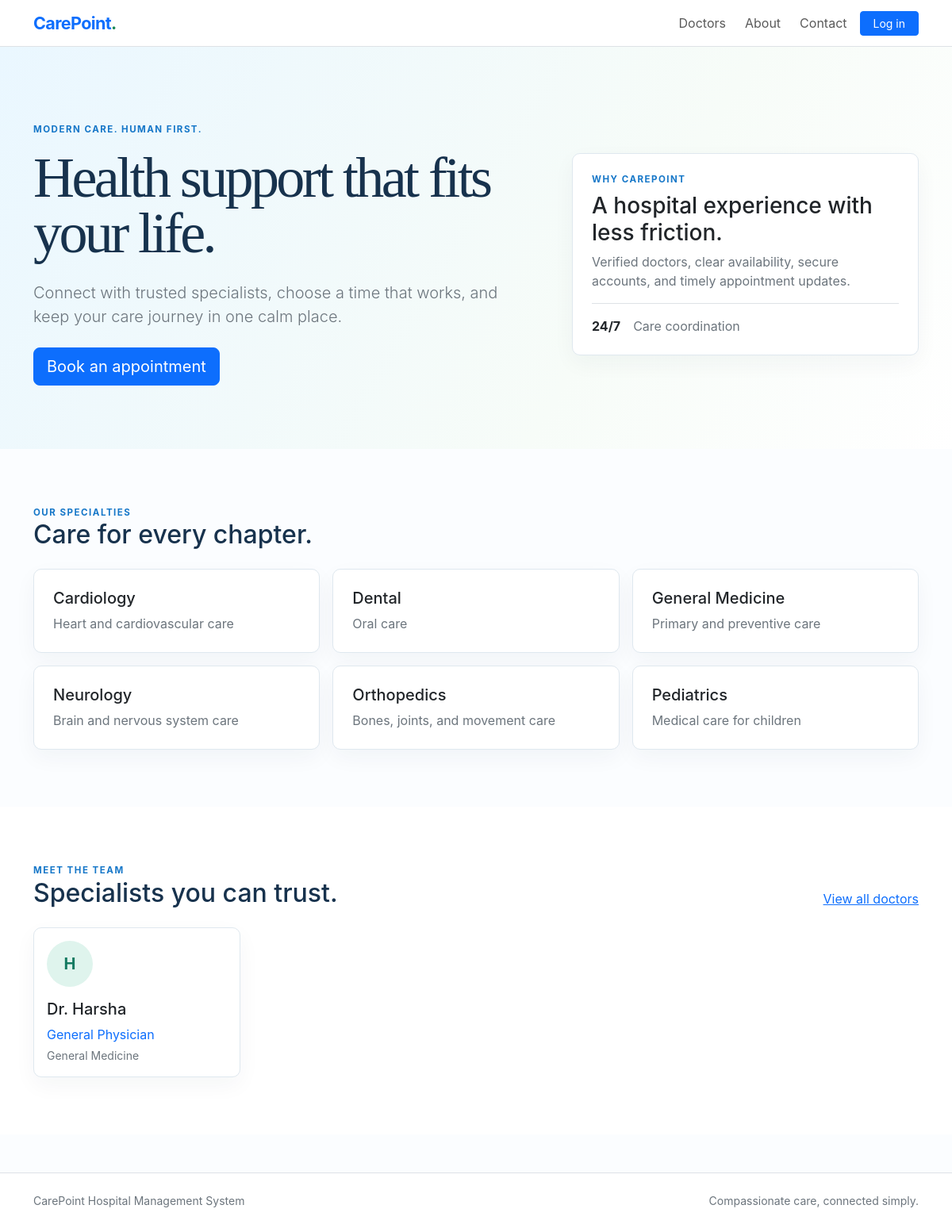
Before: / with the older database file.
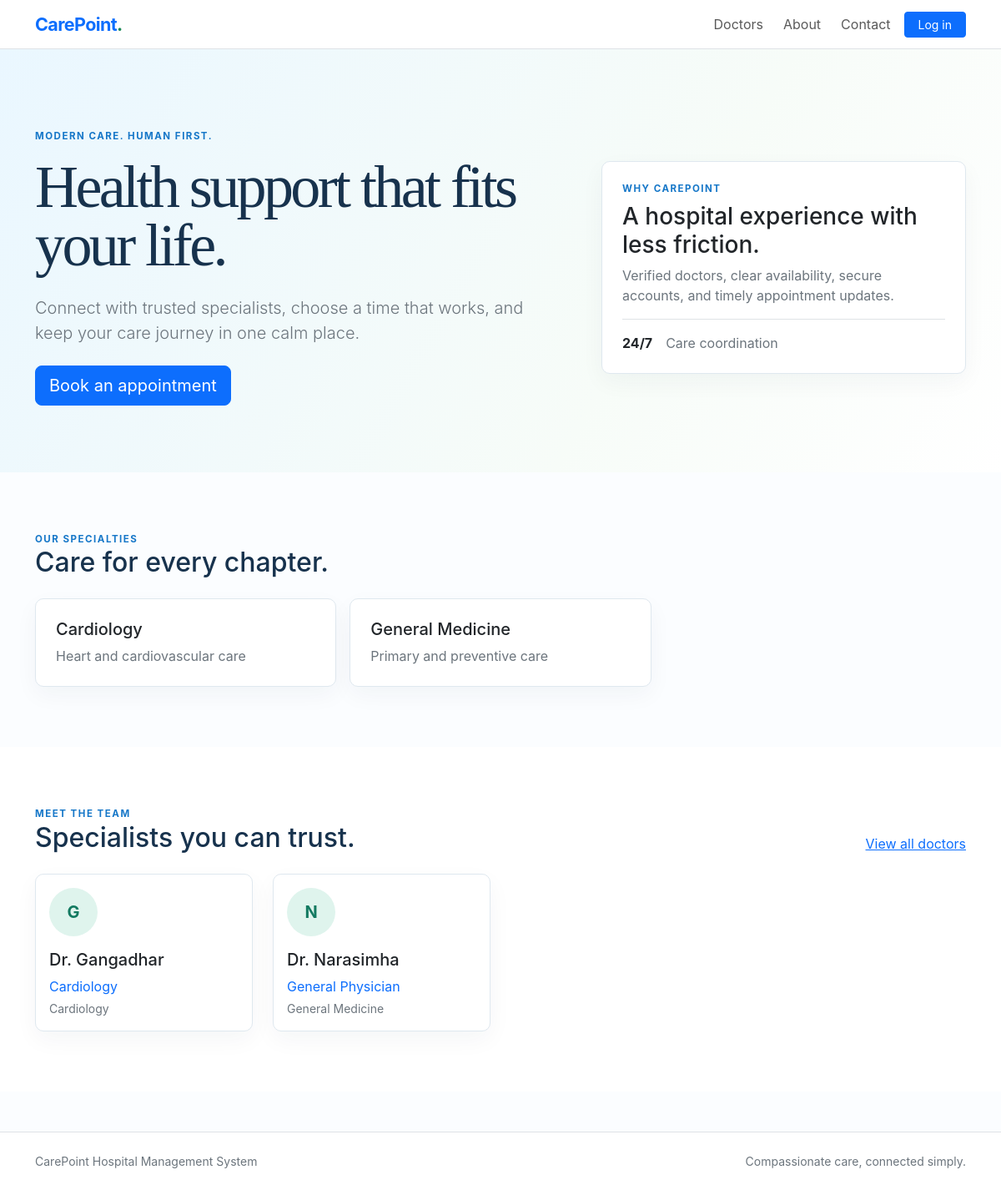
After: the same page with the newer database file.
### tables this page shows
CREATE TABLE departments (
        id INTEGER PRIMARY KEY AUTOINCREMENT,
        name TEXT NOT NULL UNIQUE,
        description TEXT
    );

CREATE TABLE doctors (
        id INTEGER PRIMARY KEY AUTOINCREMENT,
        user_id INTEGER NOT NULL UNIQUE,
        department_id INTEGER NULL,
        specialization TEXT NOT NULL,
        qualification TEXT,
        experience INTEGER NOT NULL DEFAULT 0,
        consultation_fee REAL NOT NULL DEFAULT 0,
        available_days TEXT,
        profile_description TEXT,
        status TEXT NOT NULL DEFAULT 'Active',
        FOREIGN KEY (user_id) REFERENCES users(id) ON DELETE CASCADE,
        FOREIGN KEY (department_id) REFERENCES departments(id) ON DELETE SET NULL
    );

CREATE TABLE users (
        id INTEGER PRIMARY KEY AUTOINCREMENT,
        name TEXT NOT NULL,
        email TEXT NOT NULL UNIQUE,
        phone TEXT NOT NULL,
        password_hash TEXT NOT NULL,
        role TEXT NOT NULL DEFAULT 'patient',
        email_verified BOOLEAN NOT NULL DEFAULT 0,
        status TEXT NOT NULL DEFAULT 'Active',
        created_at TIMESTAMP NOT NULL DEFAULT CURRENT_TIMESTAMP
    );

### routes/main.py (the view)
@main_bp.route("/")
def index():
    doctors = fetch_all(
        """SELECT d.id, u.name, d.specialization, d.qualification, d.experience,
                  dep.name AS department
           FROM doctors d JOIN users u ON u.id = d.user_id
           LEFT JOIN departments dep ON dep.id = d.department_id
           WHERE d.status = 'Active' ORDER BY d.experience DESC LIMIT 4"""
    )
    departments = fetch_all("SELECT id, name, description FROM departments ORDER BY name")
    return render_template("index.html", doctors=doctors, departments=departments)

### db.py (called while the page is built, shortened)
def sqlite_dict_factory(cursor, row):
    d = {}
    for idx, col in enumerate(cursor.description):
        d[col[0]] = row[idx]
    return d

def _get_sqlite_conn():
    conn = sqlite3.connect(SQLITE_DB_PATH)
    conn.row_factory = sqlite_dict_factory
    def dayname(val):
        if not val:
            return None
        try:
            return datetime.strptime(str(val)[:10], '%Y-%m-%d').strftime('%A')
        except Exception:
            return None
    conn.create_function('DAYNAME', 1, dayname)
    conn.create_function('CURDATE', 0, lambda: date.today().isoformat())
    conn.create_function('IF', 3, lambda cond, a, b: a if cond else b)
    _init_sqlite_db(conn)
    return conn

@contextmanager
def get_db():
    db_config = current_app.config.get("DATABASE_CONFIG", {})
    db_type = str(current_app.config.get("DATABASE_TYPE", "sqlite")).strip().lower()
    if db_type in {"", "auto"}:
        db_type = "sqlite"
    if db_type == "sqlite":
        conn = _get_sqlite_conn()
        try:
            yield conn, "sqlite"
        finally:
            conn.close()
        return

@contextmanager
def cursor(dictionary=True):
    with get_db() as (connection, db_type):
        if db_type == "mysql":
            db_cursor = connection.cursor(dictionary=dictionary)
            try:
                yield connection, db_cursor, "mysql"
            finally:
                db_cursor.close()
        else:
            db_cursor = connection.cursor()
            try:
                yield connection, db_cursor, "sqlite"
            finally:
                db_cursor.close()

def fetch_all(query, params=()):
    with cursor() as (_, db_cursor, db_type):
        if db_type == "sqlite":
            query = query.replace("%s", "?")
        db_cursor.execute(query, params)
        return db_cursor.fetchall()

### templates/index.html
{% extends 'base.html' %}{% block title %}CarePoint Hospital | Better care, simply{% endblock %}{% block content %}<section class="hero"><div class="container"><div class="row align-items-center g-5"><div class="col-lg-7"><div class="eyebrow mb-3">Modern care. Human first.</div><h1>Health support that fits your life.</h1><p class="lead text-secondary my-4">Connect with trusted specialists, choose a time that works, and keep your care journey in one calm place.</p><a class="btn btn-primary btn-lg" href="{{ url_for('auth.register') }}">Book an appointment</a></div><div class="col-lg-5"><div class="card p-4 bg-white"><div class="eyebrow">Why CarePoint</div><h3 class="mt-2">A hospital experience with less friction.</h3><p class="text-secondary">Verified doctors, clear availability, secure accounts, and timely appointment updates.</p><div class="d-flex gap-3 border-top pt-3"><strong>24/7</strong><span class="text-secondary">Care coordination</span></div></div></div></div></div></section><section class="section-pad"><div class="container"><div class="eyebrow">Our specialties</div><h2 class="mb-4">Care for every chapter.</h2><div class="row g-3">{% for department in departments %}<div class="col-md-4"><div class="card h-100 p-4"><h5>{{ department.name }}</h5><p class="text-secondary mb-0">{{ department.description }}</p></div></div>{% endfor %}</div></div></section><section class="section-pad bg-white"><div class="container"><div class="d-flex justify-content-between align-items-end mb-4"><div><div class="eyebrow">Meet the team</div><h2 class="mb-0">Specialists you can trust.</h2></div><a href="{{ url_for('main.doctors') }}">View all doctors</a></div><div class="row g-4">{% for doctor in doctors %}<div class="col-md-6 col-lg-3"><div class="card doctor-card h-100 p-3"><div class="avatar mb-3">{{ doctor.name[0] }}</div><h5>Dr. {{ doctor.name }}</h5><p class="text-primary mb-1">{{ doctor.specialization }}</p><small class="text-secondary">{{ doctor.department or 'Clinical care' }}</small></div></div>{% endfor %}</div></div></section>{% endblock %}

### templates/base.html (shortened to what this page needs)
<!doctype html>
<html lang="en">
<head>
  <link href="https://cdn.jsdelivr.net/npm/bootstrap@5.3.3/dist/css/bootstrap.min.css" rel="stylesheet">
  <link rel="stylesheet" href="{{ url_for('static', filename='css/style.css') }}">
</head>
<body>
<nav class="navbar navbar-expand-lg navbar-light bg-white border-bottom sticky-top">
  <div class="container"><a class="navbar-brand fw-bold text-primary" href="{{ url_for('main.index') }}">CarePoint<span class="text-success">.</span></a>
    <div class="collapse navbar-collapse" id="nav"><ul class="navbar-nav ms-auto align-items-lg-center gap-lg-2">
      <li class="nav-item"><a class="nav-link" href="{{ url_for('main.doctors') }}">Doctors</a></li><li class="nav-item"><a class="nav-link" href="{{ url_for('main.about') }}">About</a></li><li class="nav-item"><a class="nav-link" href="{{ url_for('main.contact') }}">Contact</a></li>
      {% if session.get('user_id') %}<li class="nav-item dropdown"><a class="nav-link dropdown-toggle" data-bs-toggle="dropdown">{{ session.get('name') }}</a><ul class="dropdown-menu dropdown-menu-end"><li><a class="dropdown-item" href="{{ url_for(session.get('role') + '.dashboard') }}">Dashboard</a></li><li><a class="dropdown-item" href="{{ url_for('auth.logout') }}">Log out</a></li></ul></li>{% else %}<li><a class="btn btn-primary btn-sm px-3" href="{{ url_for('auth.login') }}">Log in</a></li>{% endif %}
    </ul></div>
  </div>
</nav>
<main>{% block content %}{% endblock %}</main>
<footer class="border-top mt-5 py-4"><div class="container d-flex justify-content-between flex-wrap gap-2 text-secondary small"><span>CarePoint Hospital Management System</span><span>Compassionate care, connected simply.</span></div></footer>
</body></html>

### static/css/style.css (style rules this page uses)
:root { --ink:#17324d;--blue:#1677c8;--mint:#dff4ed;--line:#dfe8ef;--soft:#f5f9fc }
body { color:var(--ink);background:#fbfdff;font-family:Georgia,'Times New Roman',serif }
body,button,input,select,textarea { font-family:Inter,system-ui,-apple-system,'Segoe UI',sans-serif }
.navbar-brand { letter-spacing:-.03em;font-size:1.35rem }
.hero { background:linear-gradient(120deg,#eaf7ff 0%,#f7fcf8 64%,#fff 100%);padding:6rem 0 5rem }
.hero h1 { font-family:Georgia,serif;font-size:clamp(2.6rem,6vw,5rem);line-height:.98;letter-spacing:-.05em }
.eyebrow { color:var(--blue);font-weight:700;text-transform:uppercase;letter-spacing:.13em;font-size:.72rem }
.section-pad { padding:4.5rem 0 }
.card { border:1px solid var(--line);box-shadow:0 10px 28px #17324d0b;border-radius:10px }
.doctor-card { transition:transform .2s,box-shadow .2s }
.avatar { width:58px;height:58px;border-radius:50%;display:grid;place-items:center;background:var(--mint);color:#137a61;font-weight:700;font-size:1.25rem }
footer { background:#fff }

Changed rows visible on the page:
removed departments: name "Dental", description "Oral care"
removed departments: name "Neurology", description "Brain and nervous system care"
removed departments: name "Orthopedics", description "Bones, joints, and movement care"
removed departments: name "Pediatrics", description "Medical care for children"
changed doctors: name "H" → "G"; name "Harsha" → "Gangadhar"; specialization "General Physician" → "Cardiology"; name "General Medicine" → "Cardiology"
added doctors: name "N", name "Narasimha", specialization "General Physician", name "General Medicine"
